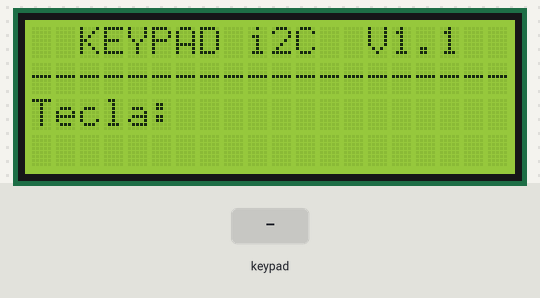
A sketch run on a simulated Arduino Uno, built with avr-gcc and run on an emulated ATmega328P. On the bench: 20×4 character LCD. The test bench sets the inputs (shaded band). What the sketch prints to the serial monitor is not drawn.

Above: at 2.8 s.
2.9 s: keypad keys 0 1 2 3 # pressed 0.4 s apart
At 5.8 s:
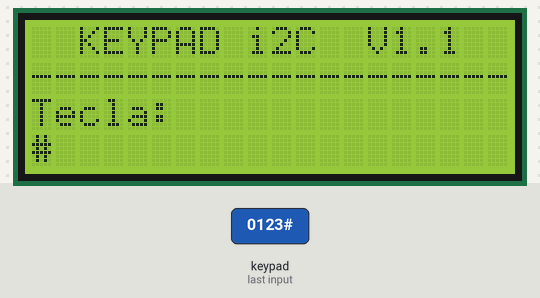
6.4 s: key 'D' pressed
At 6.9 s:
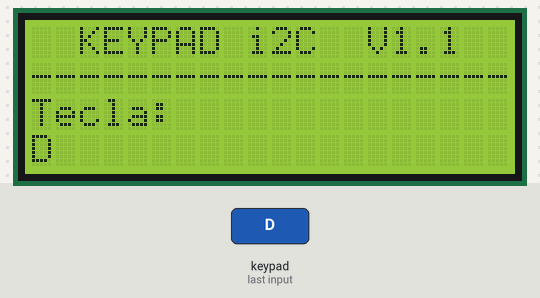
7.9 s: key '*' pressed
At 8.8 s:
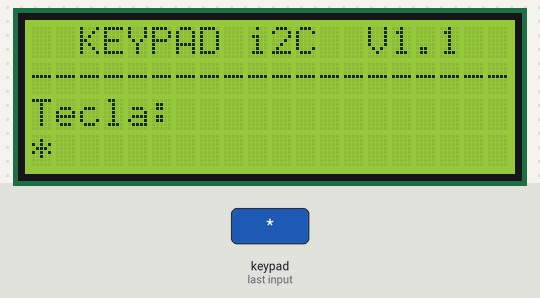
9.4 s: keypad keys 0 1 2 3 A pressed 0.4 s apart
At 11.7 s:
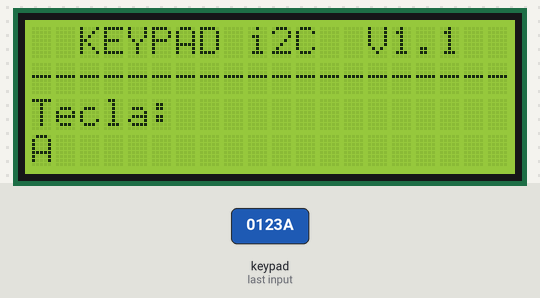
12.9 s: key 'C' pressed
14.4 s: key 'B' pressed
Timing chart, 0 to 16.9 s (numbered marks = the images above; inputs shaded):
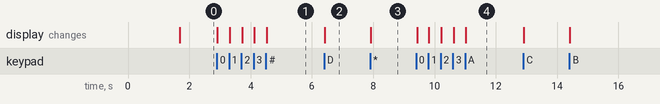

Measured:
- after the input at 2.9 s, the display: first changes at once (image 1 shows a later state)
- after the input at 6.4 s, the display: changes at once (image 2)
- after the input at 7.9 s, the display: changes at once (image 3)
- after the input at 9.4 s, the display: first changes at once (image 4 shows a later state)

The sketch:

TECLADO_I2c.ino
```cpp
//////////////////////////////////////////////////////////////////////////////////
//////////////////////////////////////////////////////////////////////////////////
//Ejemplo: tECLADO 4X4 I2c con PCF8574 - prof.martintorres@educ.ar - ETI Patagonia
//////////////////////////////////////////////////////////////////////////////////
//////////////////////////////////////////////////////////////////////////////////
#include <Wire.h>
#include <Keypad_I2C.h>
#include <Keypad.h>
#include <LiquidCrystal_I2C.h>

const byte ROWS = 4;
const byte COLS = 4;

char keys[ROWS][COLS] = {
{'D','#','0','*'},
{'C','3','2','1'},
{'B','6','5','4'},
{'A','9','8','7'}
};


byte rowPins[ROWS] = {0,1,2,3};
byte colPins[COLS] = {4,5,6,7};

int i2caddress = 0x20; // set direccion I2c del teclado 4x4

Keypad_I2C kpd = Keypad_I2C( makeKeymap(keys), rowPins, colPins, ROWS, COLS, i2caddress );
LiquidCrystal_I2C lcd(0x27,20,4);  // set direccion I2c del display LCD

void setup(){
  Serial.begin(9600); // Inicializamos la comunicacion serial
  lcd.init();     // Inicializamos el display LCD I2c
  lcd.backlight();
  lcd.setCursor(0,0);
  // Imprimimos mensaje de INICIO en display LCD I2c
  lcd.print(" TECLADO  I2c  v1.1 ");
  lcd.setCursor(0,1);
  lcd.print("                    ");
  lcd.setCursor(0,2);
  lcd.print(" Desarrollado por:  ");
  lcd.setCursor(0,3);
  lcd.print(" - ETI  Patagonia - ");
   delay(1500);
  lcd.clear();
  kpd.begin(); // Inicializamos el teclado I2c

}

void loop()
 {
   lcd.setCursor(0,0);
  lcd.print("  KEYPAD i2C  V1.1  ");
  lcd.setCursor(0,1);
  lcd.print("--------------------");
  lcd.setCursor(0,2);
  lcd.print("Tecla:");
  char key = kpd.getKey();  //"kpd.getKey" es el subprograma que se encarga de leer el teclado.Cuando hay una lectura,lo guarda en la variable key que es del tipo "char"(caracter)
  if (key)                  // si hay una tecla presionada, entonces...
     {
       // Imprimir los datos en el display LCD I2c
       lcd.setCursor(0,3);
       lcd.print(key);     //imprimimos el caracter de la tecla presionada
       Serial.println(key);
     // delay(1500);
     //lcd.clear();
     }
}
```
